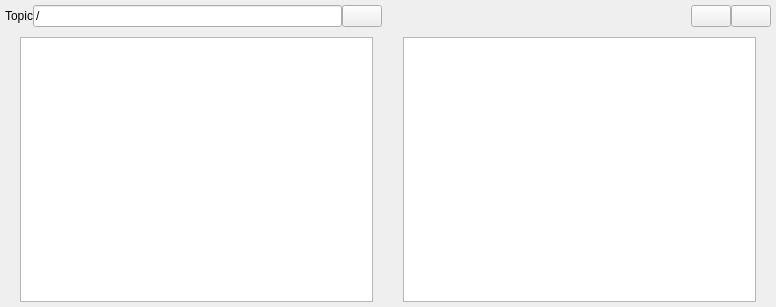
<?xml version="1.0" encoding="UTF-8"?>
<ui version="4.0">
 <class>HeatSensorViewerWidget</class>
 <widget class="QWidget" name="HeatSensorViewerWidget">
  <property name="geometry">
   <rect>
    <x>0</x>
    <y>0</y>
    <width>776</width>
    <height>307</height>
   </rect>
  </property>
  <property name="sizePolicy">
   <sizepolicy hsizetype="Expanding" vsizetype="Expanding">
    <horstretch>0</horstretch>
    <verstretch>0</verstretch>
   </sizepolicy>
  </property>
  <property name="acceptDrops">
   <bool>true</bool>
  </property>
  <property name="windowTitle">
   <string>HeatSensorViewer</string>
  </property>
  <layout class="QVBoxLayout" name="verticalLayout">
   <property name="spacing">
    <number>0</number>
   </property>
   <property name="leftMargin">
    <number>0</number>
   </property>
   <property name="topMargin">
    <number>0</number>
   </property>
   <property name="rightMargin">
    <number>0</number>
   </property>
   <property name="bottomMargin">
    <number>0</number>
   </property>
   <item>
    <layout class="QHBoxLayout" name="dataPlotControls">
     <property name="spacing">
      <number>0</number>
     </property>
     <property name="leftMargin">
      <number>5</number>
     </property>
     <property name="topMargin">
      <number>5</number>
     </property>
     <property name="rightMargin">
      <number>5</number>
     </property>
     <property name="bottomMargin">
      <number>5</number>
     </property>
     <item>
      <widget class="QLabel" name="label">
       <property name="text">
        <string>Topic</string>
       </property>
      </widget>
     </item>
     <item>
      <widget class="QLineEdit" name="topic_edit">
       <property name="text">
        <string>/</string>
       </property>
      </widget>
     </item>
     <item>
      <widget class="QPushButton" name="subscribe_topic_button">
       <property name="sizePolicy">
        <sizepolicy hsizetype="Preferred" vsizetype="Preferred">
         <horstretch>0</horstretch>
         <verstretch>0</verstretch>
        </sizepolicy>
       </property>
       <property name="contextMenuPolicy">
        <enum>Qt::DefaultContextMenu</enum>
       </property>
       <property name="toolTip">
        <string>add topic to plot</string>
       </property>
       <property name="iconSize">
        <size>
         <width>16</width>
         <height>16</height>
        </size>
       </property>
      </widget>
     </item>
     <item>
      <spacer name="spacer">
       <property name="orientation">
        <enum>Qt::Horizontal</enum>
       </property>
       <property name="sizeHint" stdset="0">
        <size>
         <width>40</width>
         <height>20</height>
        </size>
       </property>
      </spacer>
     </item>
     <item>
      <widget class="QPushButton" name="pause_button">
       <property name="sizePolicy">
        <sizepolicy hsizetype="Preferred" vsizetype="Preferred">
         <horstretch>0</horstretch>
         <verstretch>0</verstretch>
        </sizepolicy>
       </property>
       <property name="toolTip">
        <string>pause plot</string>
       </property>
       <property name="iconSize">
        <size>
         <width>16</width>
         <height>16</height>
        </size>
       </property>
       <property name="checkable">
        <bool>true</bool>
       </property>
      </widget>
     </item>
     <item>
      <widget class="QPushButton" name="clear_button">
       <property name="sizePolicy">
        <sizepolicy hsizetype="Preferred" vsizetype="Preferred">
         <horstretch>0</horstretch>
         <verstretch>0</verstretch>
        </sizepolicy>
       </property>
       <property name="toolTip">
        <string>clear canvas</string>
       </property>
       <property name="iconSize">
        <size>
         <width>16</width>
         <height>16</height>
        </size>
       </property>
      </widget>
     </item>
    </layout>
   </item>
   <item>
    <layout class="QHBoxLayout" name="data_plot_layout">
     <property name="spacing">
      <number>0</number>
     </property>
     <property name="leftMargin">
      <number>0</number>
     </property>
     <property name="topMargin">
      <number>5</number>
     </property>
     <property name="rightMargin">
      <number>0</number>
     </property>
     <property name="bottomMargin">
      <number>5</number>
     </property>
     <item>
      <spacer name="spacer_left">
       <property name="orientation">
        <enum>Qt::Horizontal</enum>
       </property>
       <property name="sizeType">
        <enum>QSizePolicy::Minimum</enum>
       </property>
       <property name="sizeHint" stdset="0">
        <size>
         <width>20</width>
         <height>20</height>
        </size>
       </property>
      </spacer>
     </item>
     <item>
      <widget class="QTableWidget" name="table_left">
       <property name="enabled">
        <bool>true</bool>
       </property>
       <property name="sizePolicy">
        <sizepolicy hsizetype="Expanding" vsizetype="Expanding">
         <horstretch>0</horstretch>
         <verstretch>0</verstretch>
        </sizepolicy>
       </property>
       <property name="autoScroll">
        <bool>true</bool>
       </property>
       <property name="showDropIndicator" stdset="0">
        <bool>false</bool>
       </property>
       <property name="selectionBehavior">
        <enum>QAbstractItemView::SelectItems</enum>
       </property>
       <property name="iconSize">
        <size>
         <width>0</width>
         <height>0</height>
        </size>
       </property>
       <property name="rowCount">
        <number>0</number>
       </property>
       <property name="columnCount">
        <number>0</number>
       </property>
      </widget>
     </item>
     <item>
      <spacer name="spacer_center">
       <property name="orientation">
        <enum>Qt::Horizontal</enum>
       </property>
       <property name="sizeType">
        <enum>QSizePolicy::Minimum</enum>
       </property>
       <property name="sizeHint" stdset="0">
        <size>
         <width>30</width>
         <height>20</height>
        </size>
       </property>
      </spacer>
     </item>
     <item>
      <widget class="QTableWidget" name="table_right">
       <property name="sizePolicy">
        <sizepolicy hsizetype="Expanding" vsizetype="Expanding">
         <horstretch>0</horstretch>
         <verstretch>0</verstretch>
        </sizepolicy>
       </property>
      </widget>
     </item>
     <item>
      <spacer name="spacer_right">
       <property name="orientation">
        <enum>Qt::Horizontal</enum>
       </property>
       <property name="sizeType">
        <enum>QSizePolicy::Minimum</enum>
       </property>
       <property name="sizeHint" stdset="0">
        <size>
         <width>20</width>
         <height>20</height>
        </size>
       </property>
      </spacer>
     </item>
    </layout>
   </item>
  </layout>
 </widget>
 <resources/>
 <connections/>
</ui>
